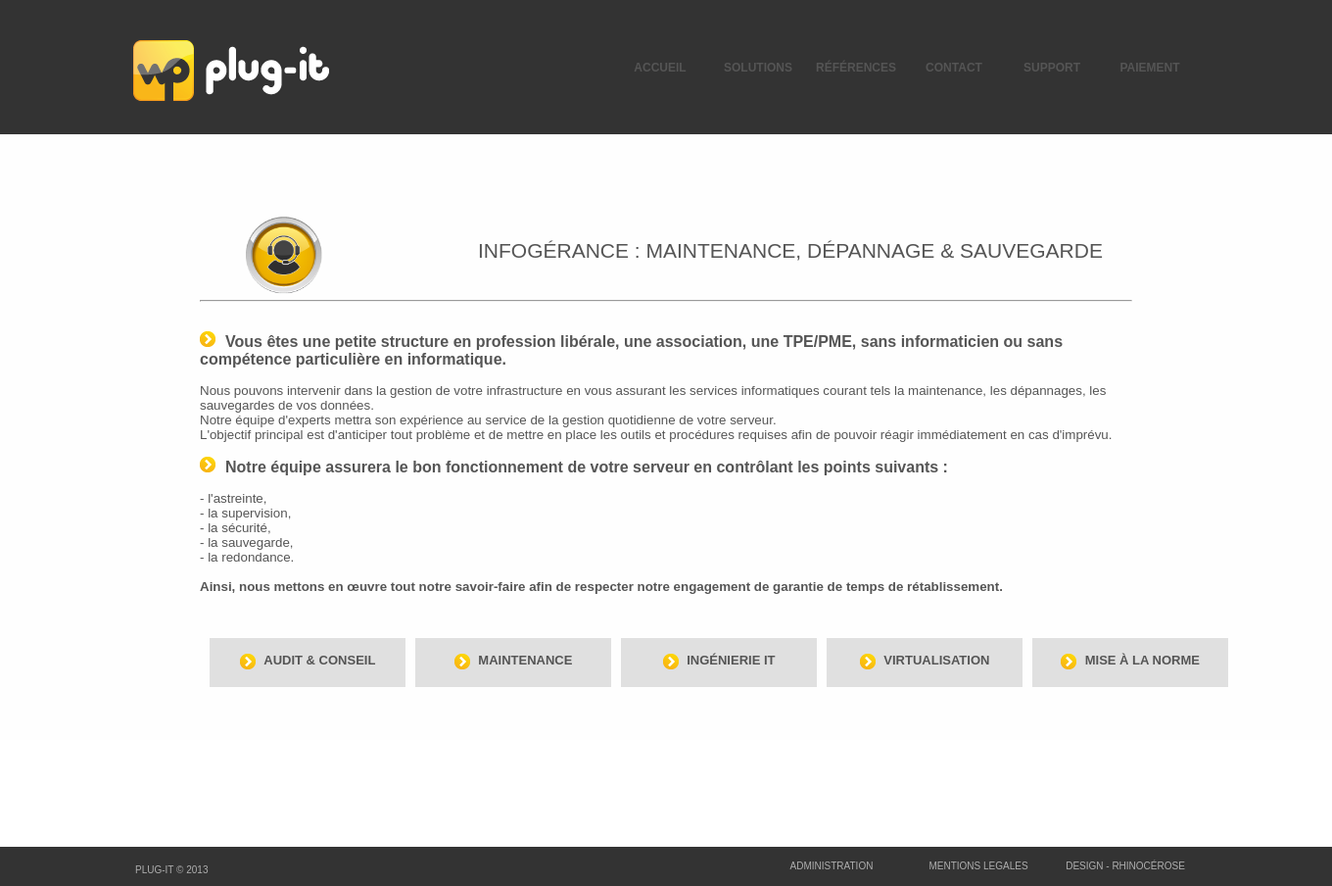
Screenshot of /index.php?page=services&mode=viewone&id=3 with the database file from the repository.
### tables this page shows
CREATE TABLE IF NOT EXISTS `menu` (
  `id` int(11) NOT NULL AUTO_INCREMENT,
  `nom` varchar(50) NOT NULL,
  `position` int(11) NOT NULL,
  `lien` varchar(255) NOT NULL,
  PRIMARY KEY (`id`)
);

CREATE TABLE IF NOT EXISTS `services` (
  `id` int(11) NOT NULL AUTO_INCREMENT,
  `titre` varchar(100) NOT NULL,
  `corps` text NOT NULL,
  `image` varchar(100) NOT NULL,
  `subtitre` varchar(50) NOT NULL,
  `date` timestamp NOT NULL DEFAULT CURRENT_TIMESTAMP,
  `ordre` int(11) NOT NULL,
  PRIMARY KEY (`id`)
);

### Include/invite/services.php (the view, shortened to what this page needs)
<?php
	switch($_GET['mode'])
	{
		case 'viewone':
			if(isset($_GET['id']))
			{
				$retour = mysql_query("SELECT count(id) as cpt FROM services WHERE id='".$_GET["id"]."'")or die('Erreur SQL !<br />'.mysql_error());
				$donnees = mysql_fetch_array($retour);
				if($donnees['cpt'] == 1)
				{
					$retour = mysql_query("SELECT * FROM services WHERE id='".$_GET['id']."'") or die('Erreur SQL !<br />'.mysql_error());
					$donnees = mysql_fetch_array($retour);
					echo '<div style="margin:auto;width:70%;">
						<table>
							<tr>
								<td><img src="'.$donnees['image'].'" style="width:60%;"/></td>
								<td><h2>'.$donnees['titre'].'</h2></td>
							</tr>
						</table>
						<hr/>
						<br/>
						'.nl2br($donnees['corps']).'
						</div>';
					$retour = mysql_query("SELECT * FROM services WHERE id<>'".$_GET['id']."' ORDER BY ordre LIMIT 10")or die('Erreur SQL !<br />'.mysql_error());
					$i=1;
					echo'<div style="margin:auto;width:70%;margin-top:20px;">
					<table cellspacing="10">';
					while ($donnees = mysql_fetch_array($retour))
						{
							if($i == 1)
								echo '<tr>';
							echo '<td>
							<div class="blocklink" onclick="location.href=\'Index.php?page=services&mode=viewone&id='.$donnees['id'].'\'">
								<p style="text-align:center;position:relative;top:30%;">
									<img src="images/fleche.png" style="vertical-align:middle;"/> <span style="font-size:13px;font-weight:bold;margin-left:5px;text-transform:uppercase;">'.$donnees['subtitre'].'</span>
								</p>
							</div></td>';
							$i++;
							if($i > 5)
							{
								$i=1;
								echo '</tr>';
							}
						}
					echo '</table>
				</div>';
				}
				else
					echo '<p>Erreur</p>';
			}
			else
				echo '<p>Erreur</p>';
		break;
	}

### Include/common/Banniere.php (shortened to what this page needs)
<div style="overflow:hidden;">
	<table style="position:absolute;right:10%;" height="137px" class="menu" cellspacing="0">
		<tr>
<?php
		$rq = mysql_query("SELECT * FROM menu ORDER BY position")or die('Erreur SQL !<br />'.mysql_error());
		$accent = array("é","è","ë","ê","à","ù","ô","î","ï");
		$replace = array("e","e","e","e","a","u","o","i","i");
		while($ar=mysql_fetch_array($rq))
		{
			echo '
			<td onclick="location.href=\''.$ar['lien'].'\'"';
				if($_GET['page'] == strtolower(str_replace($accent,$replace,$ar['nom'])))
					echo 'class="menu_selected"';
				else
					echo 'class="menu_unselected"';
			echo '>'.$ar['nom'].'</td>';
		}
?>
		</tr>
	</table>
</div>

### css/styles.css (style rules this page uses)
* { padding: 0px; margin: 0px; outline: none; }

### styles/index.css (style rules this page uses)
.menu td { width:100px; text-align:center; cursor: pointer; font-weight:bold; text-transform:uppercase; font-size: 12px; }
.blocklink { width:200px; height: 50px; background-color:#e0e0e0; cursor: pointer; }
.titre { font-size:120%; font-weight:bold; }
h2,h3 { text-align: center; font-weight: normal; font-size:21px; line-height:21px; text-transform:uppercase; }
body { color:#555555; font-size:10pt; font-family: Arial,Helvetica,sans-serif; padding:0; margin: 0; }
html { margin:0; }

### rows the page displays
menu: nom "ACCUEIL"
menu: nom "SOLUTIONS"
menu: nom "RÉFÉRENCES"
menu: nom "CONTACT"
menu: nom "SUPPORT"
menu: nom "PAIEMENT"
services: image (picture), titre "INFOGÉRANCE : MAINTENANCE, DÉPANNAGE & SAUVEGARDE", corps (picture), corps "Vous êtes une petite structure en profession libérale, une association, une TPE/PME, sans informaticien ou sans compétence particulière en informatique. Nous pouvons intervenir dans la gestion de votre infrastructure en vous assurant les services informatiques courant tels la maintenance, les dépannages, les sauvegardes de vos données. Notre équipe d'experts mettra son expérience au service de la gestion quotidienne de votre serveur. L'objectif principal est d'anticiper tout problème et de mettre en place les outils et procédures requises afin de pouvoir réagir immédiatement en cas d'imprévu. Notre équipe assurera le bon fonctionnement de votre serveur en contrôlant les points suivants : -…"
services: subtitre "AUDIT & CONSEIL"
services: subtitre "MAINTENANCE"
services: subtitre "INGÉNIERIE IT"
services: subtitre "VIRTUALISATION"
services: subtitre "MISE À LA NORME"
